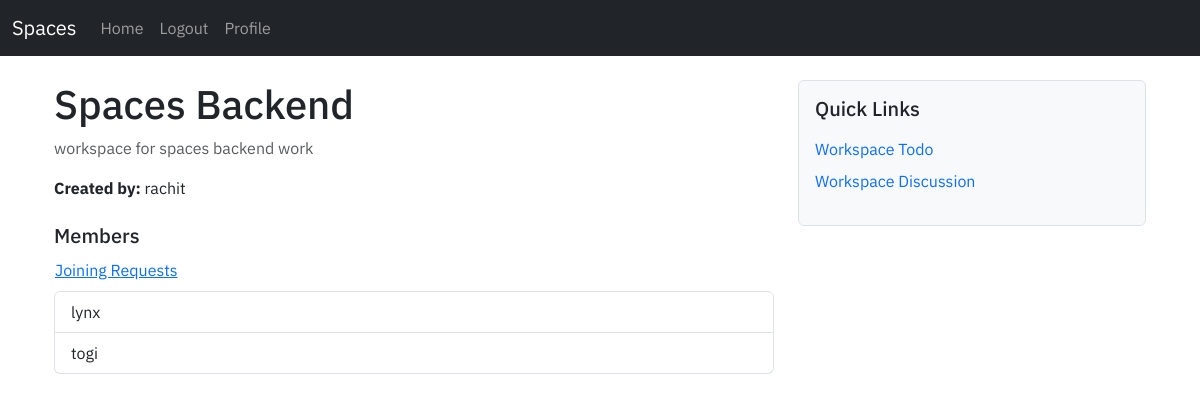
The page /workspace/1 (signed in) on the database its author committed.
### workspace/models.py (models this page shows, shortened)
class Workspace(models.Model):
    name = models.CharField(max_length=255)
    description = models.TextField(blank=True, null=True)
    creator = models.ForeignKey(User, on_delete=models.CASCADE, related_name='created_workspaces')
    members = models.ManyToManyField(User, related_name='workspaces')
    created_at = models.DateTimeField(auto_now_add=True)

### workspace/decorators.py (the view)
    def wrap(request, *args, **kwargs):
        workspace_id = kwargs.get('workspace_id')
        workspace = get_object_or_404(Workspace, id=workspace_id)
        user = request.user
        if user == workspace.creator or user in workspace.members.all():
            return function(request, *args, **kwargs)
        else:
            return HttpResponseForbidden("You can not view this workspace")

### workspace/views.py (called while the page is built)
@login_required
@user_membership_check
def workspace_view(request, workspace_id):
    workspace = get_object_or_404(Workspace, id=workspace_id)
    user = request.user
    if user in workspace.members.all() or workspace.creator == user:
        context = {
            'workspace': workspace,
        }
        return render(request, 'workspace/workspace.html', context=context)
    else:
        return HttpResponseForbidden("You are not authorized to view this workspace.")

### workspace/templates/workspace/workspace.html
{% extends 'user/base.html' %}
{% block content %}
<div class="container mt-4">
    <div class="row">
        <div class="col-md-8">
            <h1>{{ workspace.name }}</h1>
            <p class="text-muted">{{ workspace.description|default:"No description available." }}</p>
            <p><strong>Created by:</strong> {{ workspace.creator.username }}</p>
            <div class="mt-4">
                <h5>Members</h5>
                <a href="{% url 'joining-requests' workspace.id %}" class="btn btn-link p-0">Joining Requests</a>
                <ul class="list-group mt-2">
                    {% for member in workspace.members.all %}
                        <li class="list-group-item">{{ member.username }}</li>
                    {% empty %}
                        <li class="list-group-item text-muted">No members</li>
                    {% endfor %}
                </ul>
            </div>
        </div>
        <div class="col-md-4">
            <div class="p-3 bg-light border rounded">
                <h5>Quick Links</h5>
                <ul class="list-unstyled mt-3">
                    <li class="mb-2">
                        <a href="{% url 'workspace-todo' workspace.id %}" class="text-decoration-none">Workspace Todo</a>
                    </li>
                    <li class="mb-2">
                        <a href="{% url 'workspace-discussion-index' workspace.id %}" class="text-decoration-none">Workspace Discussion</a>
                    </li>
                </ul>
            </div>
        </div>
    </div>
</div>
{% endblock %}

### user/static/user/style.css (style rules this page uses)
* { font-family: 'IBM Plex Sans', serif; }

### rows shown on the page
Workspace: name "Spaces Backend", description "workspace for spaces backend work", creator.username "rachit"

### other values the page prints
{{ member.username }} "lynx"
{{ member.username }} "togi"
